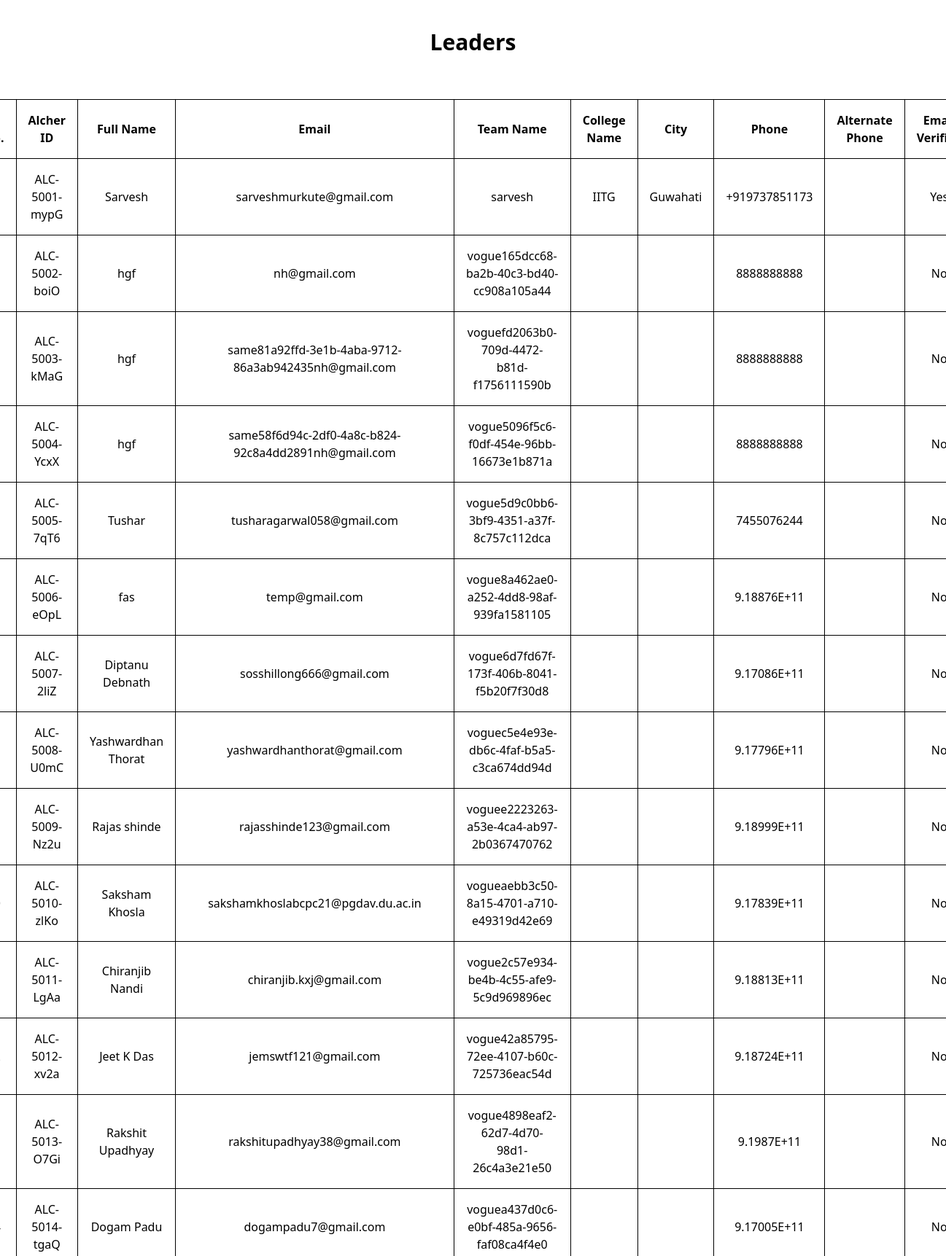
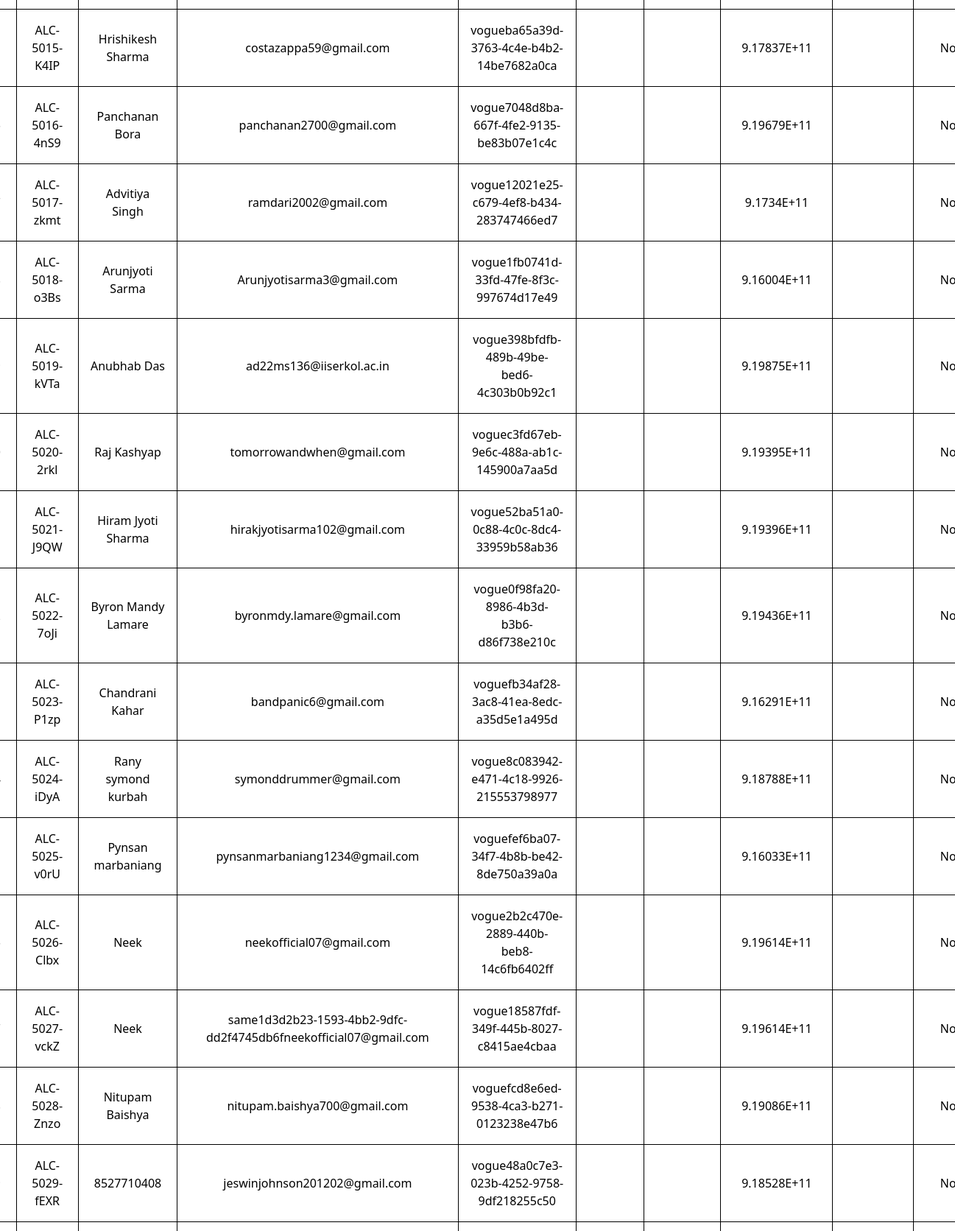
The page /competitions/data/leaders (signed in, upper part) on the database its author committed (2 pictures, top to bottom).
### apps/users/models.py (models this page shows, shortened)
class NewUser(AbstractBaseUser, PermissionsMixin):
    GENDER=(('M','Male'),('F','Female'),('O','Others'))
    gender=models.CharField(choices=GENDER,default='M',max_length=20)
    alcherid = models.CharField(
        max_length=255, blank=True, unique=True)
    referred_by = models.CharField(
        max_length=255, blank=True)
    otp = models.CharField(max_length=6,default='000000')
    id = models.SlugField(primary_key=True, default=uuid.uuid4)
    img = models.ImageField(upload_to="image_uploads/userdp/",
                            default='user-default.png')
    email = models.EmailField(_('email address'), unique=True)
    username = models.CharField(max_length=150, unique=True)
    collegename = models.CharField(max_length=150, unique=False)
    city = models.CharField(max_length=150, unique=False)
    state = models.CharField(max_length= 200, unique=False, blank=True)
    fullname = models.CharField(max_length=150, )
    phone_number = PhoneNumberField(max_length = 14, unique=False, )
    alternate_phone = models.CharField(max_length = 14, unique=False, blank=True)
    interest = models.ManyToManyField(
        "competitions.Module", related_name="interest")
    team_members=models.IntegerField(default=0)
    events_registered = models.ManyToManyField(
        "competitions.Competition", related_name="competition",blank=True)
    date_joined = models.DateTimeField(default=timezone.now)
    provider = models.CharField(max_length=200, unique=False, default="email")
    about = models.TextField(_('about'), max_length=500, blank=True)
    is_staff = models.BooleanField(default=False)
    is_active = models.BooleanField(default=False)
    objects = CustomAccountManager()
    USERNAME_FIELD = 'email'
    REQUIRED_FIELDS = ['username']

### apps/competitions/views.py (the view)
# urls.py: path('data/leaders',views.all_leaders,name='leaders'),
def all_leaders(request):
    if request.user.is_staff:
        users=NewUser.objects.all().order_by("date_joined")
        context={
            "users":users
        }
        return render(request,'data/all_leaders.html',context)
    return redirect('home')

### templates/data/all_leaders.html (shortened to what this page needs)
{% extends './base.html' %}
{% block content %}
<div>
    <h1 class="text-center w-full text-3xl font-bold my-10">Leaders </h1>
    <div class="flex justify-center w-full margin-auto p-5 text-center">
    <table>
        <tr>
            <th>Sl No.</th>
            <th>Alcher ID</th>
            <th>Full Name</th>
            <th>Email</th>
            <th>Team Name</th>
            <th>College Name</th>
            <th>City</th>
            <th>Phone</th>
            <th>Alternate Phone</th>
            <th>Email Verified</th>
        </tr>
        {% for user in users %}
        <tr>
            <td>  {{ forloop.counter }} </td>
            <td>  {{ user.alcherid }}   </td>
            <td>  {{ user.fullname  }}   </td>
            <td>  {{ user.email}}   </td>
            <td>  {{ user.username }}   </td>
            <td>  {{ user.collegename }}   </td>
            <td>  {{ user.city  }}   </td>
            <td>  {{ user.phone_number  }}   </td>
            <td>  {{ user.alternate_phone  }}   </td>
            <td>
                {% if user.is_active %}
                Yes
                {% else %}
                No
                {% endif %}
            </td>
        </tr>
        {% endfor %}
    </table>
</div>
</div>
{% endblock %}

### rows shown on the page
NewUser: alcherid "ALC-5001-mypG", fullname "Sarvesh", email "sarveshmurkute@gmail.com", username "sarvesh", collegename "IITG", city "Guwahati", phone_number "+919737851173", is_active "Yes"
NewUser: alcherid "ALC-5002-boiO", fullname "hgf", email "nh@gmail.com", username "vogue165dcc68-ba2b-40c3-bd40-cc908a105a44", phone_number "8888888888", is_active "No"
NewUser: alcherid "ALC-5003-kMaG", fullname "hgf", email "same81a92ffd-3e1b-4aba-9712-86a3ab942435nh@gmail.com", username "voguefd2063b0-709d-4472-b81d-f1756111590b", phone_number "8888888888", is_active "No"
NewUser: alcherid "ALC-5004-YcxX", fullname "hgf", email "same58f6d94c-2df0-4a8c-b824-92c8a4dd2891nh@gmail.com", username "vogue5096f5c6-f0df-454e-96bb-16673e1b871a", phone_number "8888888888", is_active "No"
NewUser: alcherid "ALC-5005-7qT6", fullname "Tushar", email "tusharagarwal058@gmail.com", username "vogue5d9c0bb6-3bf9-4351-a37f-8c757c112dca", phone_number "7455076244", is_active "No"
NewUser: alcherid "ALC-5006-eOpL", fullname "fas", email "temp@gmail.com", username "vogue8a462ae0-a252-4dd8-98af-939fa1581105", phone_number "9.18876E+11", is_active "No"
NewUser: alcherid "ALC-5007-2liZ", fullname "Diptanu Debnath", email "sosshillong666@gmail.com", username "vogue6d7fd67f-173f-406b-8041-f5b20f7f30d8", phone_number "9.17086E+11", is_active "No"
NewUser: alcherid "ALC-5008-U0mC", fullname "Yashwardhan Thorat", email "yashwardhanthorat@gmail.com", username "voguec5e4e93e-db6c-4faf-b5a5-c3ca674dd94d", phone_number "9.17796E+11", is_active "No"
NewUser: alcherid "ALC-5009-Nz2u", fullname "Rajas shinde", email "rajasshinde123@gmail.com", username "voguee2223263-a53e-4ca4-ab97-2b0367470762", phone_number "9.18999E+11", is_active "No"
NewUser: alcherid "ALC-5010-zlKo", fullname "Saksham Khosla", email "sakshamkhoslabcpc21@pgdav.du.ac.in", username "vogueaebb3c50-8a15-4701-a710-e49319d42e69", phone_number "9.17839E+11", is_active "No"
NewUser: alcherid "ALC-5011-LgAa", fullname "Chiranjib Nandi", email "chiranjib.kxj@gmail.com", username "vogue2c57e934-be4b-4c55-afe9-5c9d969896ec", phone_number "9.18813E+11", is_active "No"
NewUser: alcherid "ALC-5012-xv2a", fullname "Jeet K Das", email "jemswtf121@gmail.com", username "vogue42a85795-72ee-4107-b60c-725736eac54d", phone_number "9.18724E+11", is_active "No"
NewUser: alcherid "ALC-5013-O7Gi", fullname "Rakshit Upadhyay", email "rakshitupadhyay38@gmail.com", username "vogue4898eaf2-62d7-4d70-98d1-26c4a3e21e50", phone_number "9.1987E+11", is_active "No"
NewUser: alcherid "ALC-5014-tgaQ", fullname "Dogam Padu", email "dogampadu7@gmail.com", username "voguea437d0c6-e0bf-485a-9656-faf08ca4f4e0", phone_number "9.17005E+11", is_active "No"
NewUser: alcherid "ALC-5015-K4IP", fullname "Hrishikesh Sharma", email "costazappa59@gmail.com", username "vogueba65a39d-3763-4c4e-b4b2-14be7682a0ca", phone_number "9.17837E+11", is_active "No"
NewUser: alcherid "ALC-5016-4nS9", fullname "Panchanan Bora", email "panchanan2700@gmail.com", username "vogue7048d8ba-667f-4fe2-9135-be83b07e1c4c", phone_number "9.19679E+11", is_active "No"
NewUser: alcherid "ALC-5017-zkmt", fullname "Advitiya Singh", email "ramdari2002@gmail.com", username "vogue12021e25-c679-4ef8-b434-283747466ed7", phone_number "9.1734E+11", is_active "No"
NewUser: alcherid "ALC-5018-o3Bs", fullname "Arunjyoti Sarma", email "Arunjyotisarma3@gmail.com", username "vogue1fb0741d-33fd-47fe-8f3c-997674d17e49", phone_number "9.16004E+11", is_active "No"
NewUser: alcherid "ALC-5019-kVTa", fullname "Anubhab Das", email "ad22ms136@iiserkol.ac.in", username "vogue398bfdfb-489b-49be-bed6-4c303b0b92c1", phone_number "9.19875E+11", is_active "No"
NewUser: alcherid "ALC-5020-2rkl", fullname "Raj Kashyap", email "tomorrowandwhen@gmail.com", username "voguec3fd67eb-9e6c-488a-ab1c-145900a7aa5d", phone_number "9.19395E+11", is_active "No"
NewUser: alcherid "ALC-5021-J9QW", fullname "Hiram Jyoti Sharma", email "hirakjyotisarma102@gmail.com", username "vogue52ba51a0-0c88-4c0c-8dc4-33959b58ab36", phone_number "9.19396E+11", is_active "No"
NewUser: alcherid "ALC-5022-7oJi", fullname "Byron Mandy Lamare", email "byronmdy.lamare@gmail.com", username "vogue0f98fa20-8986-4b3d-b3b6-d86f738e210c", phone_number "9.19436E+11", is_active "No"
NewUser: alcherid "ALC-5023-P1zp", fullname "Chandrani Kahar", email "bandpanic6@gmail.com", username "voguefb34af28-3ac8-41ea-8edc-a35d5e1a495d", phone_number "9.16291E+11", is_active "No"
NewUser: alcherid "ALC-5024-iDyA", fullname "Rany symond kurbah", email "symonddrummer@gmail.com", username "vogue8c083942-e471-4c18-9926-215553798977", phone_number "9.18788E+11", is_active "No"
NewUser: alcherid "ALC-5025-v0rU", fullname "Pynsan marbaniang", email "pynsanmarbaniang1234@gmail.com", username "voguefef6ba07-34f7-4b8b-be42-8de750a39a0a", phone_number "9.16033E+11", is_active "No"
NewUser: alcherid "ALC-5026-Clbx", fullname "Neek", email "neekofficial07@gmail.com", username "vogue2b2c470e-2889-440b-beb8-14c6fb6402ff", phone_number "9.19614E+11", is_active "No"
NewUser: alcherid "ALC-5027-vckZ", fullname "Neek", email "same1d3d2b23-1593-4bb2-9dfc-dd2f4745db6fneekofficial07@gmail.com", username "vogue18587fdf-349f-445b-8027-c8415ae4cbaa", phone_number "9.19614E+11", is_active "No"
NewUser: alcherid "ALC-5028-Znzo", fullname "Nitupam Baishya", email "nitupam.baishya700@gmail.com", username "voguefcd8e6ed-9538-4ca3-b271-0123238e47b6", phone_number "9.19086E+11", is_active "No"
NewUser: alcherid "ALC-5029-fEXR", fullname "8527710408", email "jeswinjohnson201202@gmail.com", username "vogue48a0c7e3-023b-4252-9758-9df218255c50", phone_number "9.18528E+11", is_active "No"
